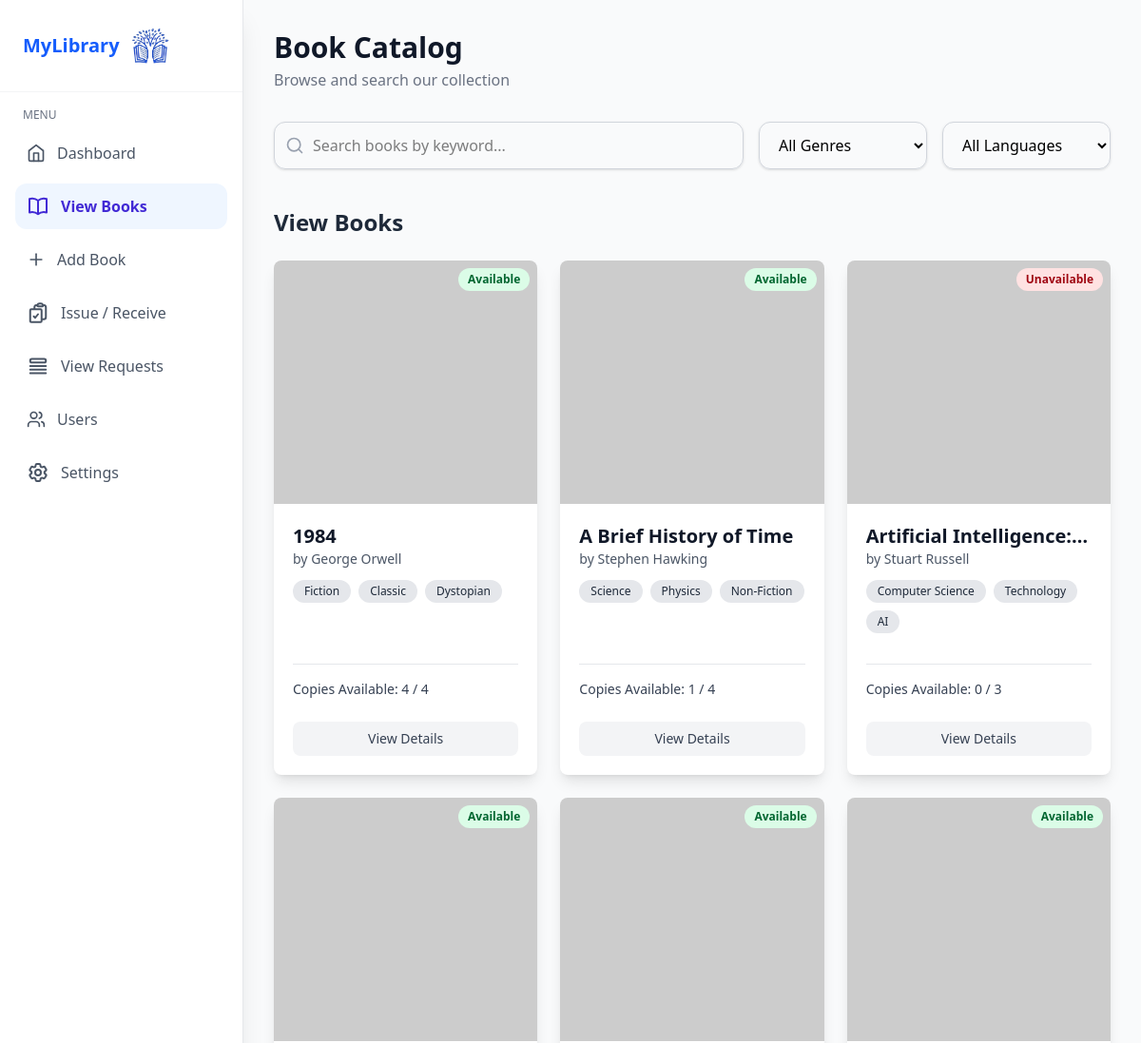
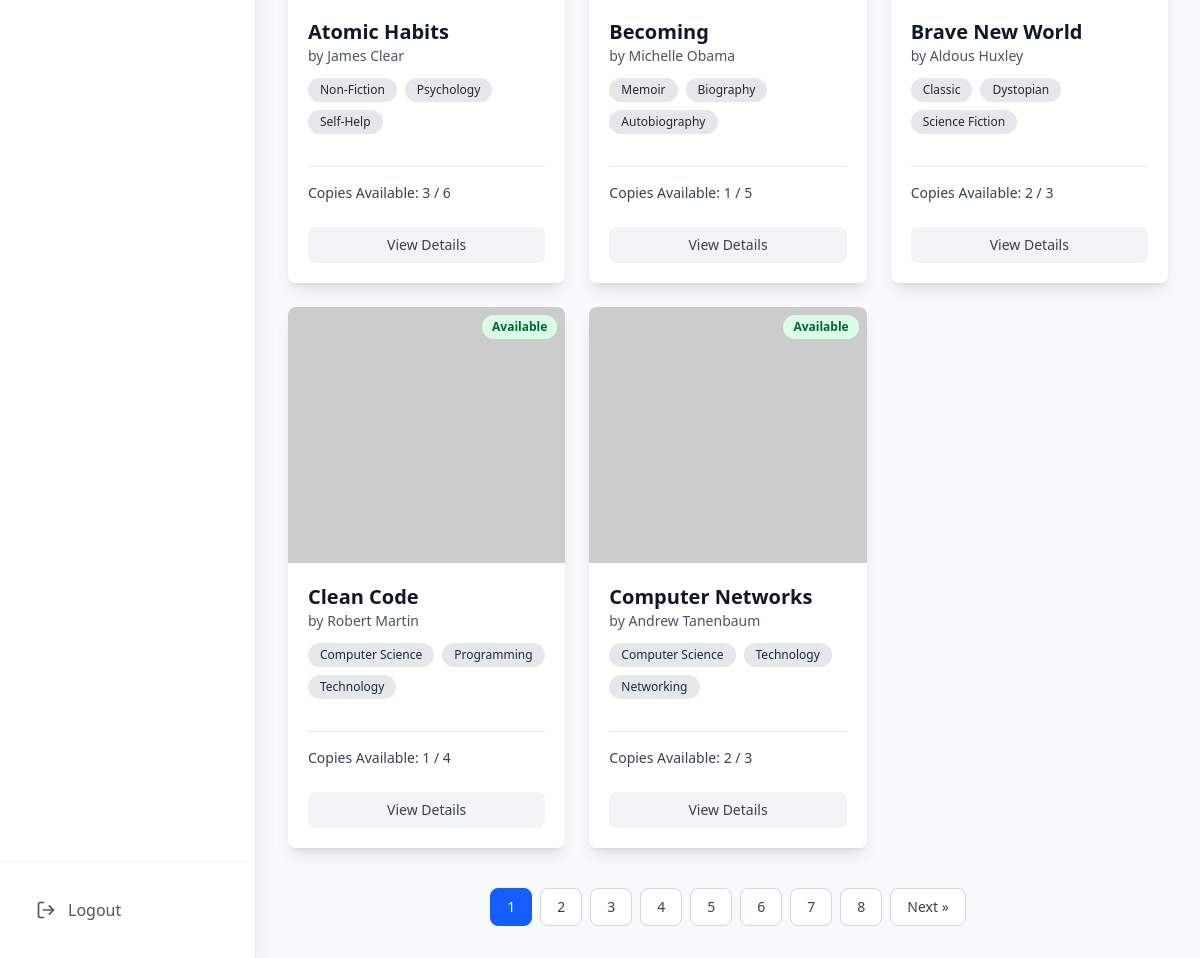
The app's page /books/ (signed in) with its own data (2 pictures, top to bottom).
### library_db/models.py (models this page shows, shortened)
class Book(models.Model):
    book_id = models.AutoField(primary_key=True)
    isbn = models.CharField(max_length=20, unique=True)
    title = models.CharField(max_length=255)
    author = models.CharField(max_length=100)
    genre = models.ManyToManyField(Genre, related_name='books')
    language = models.ForeignKey(Language, on_delete=models.CASCADE, related_name='books', null=True)
    description = models.TextField(blank=True, null=True)
    image_url = models.URLField(max_length=500, blank=True, null=True)
    total_copies = models.IntegerField()
    available_copies = models.IntegerField()
    def genre_display(self):
      return ', '.join(genre.genre_name for genre in self.genre.all())
    genre_display.short_description = 'Genres'

class Genre(models.Model):
    genre_id = models.AutoField(primary_key=True)
    genre_name = models.CharField(max_length=100, unique=True)

### LMS/views.py (the view)
# urls.py: path('books/', views.books, name='books'),
@admin_login_required
def books(request):
    all_books_list = Book.objects.all().order_by('title')
    paginator = Paginator(all_books_list, 8)
    page_number = request.GET.get('page')
    books_page_obj = paginator.get_page(page_number)
    context = {
        'books_page': books_page_obj,
        'all_genres': Genre.objects.all().order_by('genre_name'),
        'all_languages': Language.objects.all().order_by('language_name'),
    }
    return render(request, 'admin/books.html', context)

### LMS/views.py (called while the page is built)
def admin_login_required(view_func):
    @wraps(view_func)
    def wrapper(request, *args, **kwargs):
        if not request.session.get('admin_id'):
            return redirect('admin_login')
        return view_func(request, *args, **kwargs)
    return wrapper

### templates/admin/books.html (shortened to what this page needs)
{% extends "base.html" %}
{% load static %}
{% block content %}
<div class="flex-1 ml-0 md:ml-64 main-content-scroll bg-gray-50">
    <main class="p-4 md:p-8">
        <h1 class="text-3xl font-bold text-gray-900 mb-1">Book Catalog</h1>
        <p class="text-gray-500 mb-8">Browse and search our collection</p>
        <form id="filter-form" class="flex flex-col md:flex-row gap-4 mb-10 items-center text-black">
            <div class="relative flex-grow w-full md:w-auto">
                <input type="text" id="search-input" name="search" placeholder="Search books by keyword..."
                    class="w-full pl-10 pr-4 py-3 border border-gray-300 rounded-xl focus:outline-none focus:ring-2 focus:ring-blue-500 shadow-sm">
                <svg class="absolute left-3 top-1/2 transform -translate-y-1/2 w-5 h-5 text-gray-400"
                    xmlns="http://www.w3.org/2000/svg" viewBox="0 0 24 24" fill="none" stroke="currentColor"
                    stroke-width="2" stroke-linecap="round" stroke-linejoin="round">
                    <circle cx="11" cy="11" r="8"></circle>
                    <path d="m21 21-4.3-4.3"></path>
                </svg>
            </div>
            <div class="flex gap-4 w-full md:w-auto">
                <select id="genre-filter" name="genre"
                    class="py-3 px-4 border border-gray-300 rounded-xl focus:outline-none focus:ring-2 focus:ring-blue-500 shadow-sm w-full">
                    <option value="">All Genres</option>
                </select>
                <select id="language-filter" name="language"
                    class="py-3 px-4 border border-gray-300 rounded-xl focus:outline-none focus:ring-2 focus:ring-blue-500 shadow-sm w-full">
                    <option value="">All Languages</option>
                </select>
            </div>
        </form>
        <h2 class="text-2xl font-bold text-gray-800 mb-6">View Books</h2>
        <div id="book-grid-container">
            {% include "partials/book_grid_content.html" %}
        </div>
    </main>
</div>
{% endblock %}

### templates/partials/book_grid_content.html (shortened to what this page needs)
<div id="book-grid" class="grid grid-cols-1 sm:grid-cols-2 lg:grid-cols-3 xl:grid-cols-4 gap-6">
    {% for book in books_page %}
    <div class="bg-white rounded-lg shadow-lg overflow-hidden flex flex-col group transition-transform duration-300 ease-in-out hover:-translate-y-2">
        <div class="relative">
            {% if book.available_copies > 0 %}
            <span class="absolute top-2 right-2 bg-green-100 text-green-800 text-xs font-semibold px-2.5 py-1 rounded-full">Available</span>
            {% else %}
            <span class="absolute top-2 right-2 bg-red-100 text-red-800 text-xs font-semibold px-2.5 py-1 rounded-full">Unavailable</span>
            {% endif %}
            <img class="w-full h-64 object-cover" src="https://placehold.co/400x600/1F2937/FFFFFF?text={{ book.title|urlencode }}" alt="Cover of {{ book.title }}">
        </div>
        <div class="p-5 flex flex-col flex-grow">
            <h3 class="text-xl font-bold text-gray-900 truncate">{{ book.title }}</h3>
            <p class="text-sm text-gray-600 mb-3">by {{ book.author }}</p>
            <div class="flex flex-wrap gap-2 mb-4">
                {% for genre in book.genre.all %}<span class="bg-gray-200 text-gray-800 text-xs font-medium px-3 py-1 rounded-full">{{ genre.genre_name }}</span>{% endfor %}
            </div>
            <div class="flex-grow"></div>
            <div class="mt-4 pt-4 border-t border-gray-200">
                <p id="copies-{{ book.pk }}" class="text-sm text-gray-700 font-medium mb-3">Copies Available: {{ book.available_copies }} / {{ book.total_copies }}</p>
            </div>
            <div class="flex gap-3 mt-3">
                <button
                    class="flex-1 py-2 text-sm text-gray-700 bg-gray-100 rounded-lg hover:bg-gray-200 transition duration-150"
                >
                    <a href="{% url 'details' book.book_id %}">
                        View Details
                    </a>
                </button>
            </div>
        </div>
    </div>
    {% empty %}
    <p class="col-span-full text-center text-gray-500 py-10">No books found matching your criteria.</p>
    {% endfor %}
</div>
<div id="pagination-container">
    {% if books_page.paginator.num_pages > 1 %}
    <div class="flex justify-center items-center mt-10 space-x-2">
        {% for num in books_page.paginator.page_range %}
            {% if books_page.number == num %}<a href="?page={{ num }}" class="pagination-link px-4 py-2 text-sm font-medium text-white bg-blue-600 border border-blue-600 rounded-lg z-10">{{ num }}</a>
            {% else %}<a href="?page={{ num }}" class="pagination-link px-4 py-2 text-sm font-medium text-gray-700 bg-white border border-gray-300 rounded-lg hover:bg-gray-100">{{ num }}</a>{% endif %}
        {% endfor %}
        {% if books_page.has_next %}<a href="?page={{ books_page.next_page_number }}" class="pagination-link px-4 py-2 text-sm font-medium text-gray-700 bg-white border border-gray-300 rounded-lg hover:bg-gray-100">Next &raquo;</a>{% endif %}
    </div>
    {% endif %}
</div>

### templates/base.html (style rules this page uses)
html, body, #app-container { height: 100%; overflow: hidden; }
.main-content-scroll { overflow-y: auto; height: 100vh; }

### records on screen
Book: shows "Available", title "1984", author "George Orwell", available_copies "4", total_copies "4"
Genre: genre_name "Fiction"
Genre: genre_name "Classic"
Genre: genre_name "Dystopian"
Book: shows "Available", title "A Brief History of Time", author "Stephen Hawking", available_copies "1", total_copies "4"
Genre: genre_name "Science"
Genre: genre_name "Physics"
Genre: genre_name "Non-Fiction"
Book: shows "Unavailable", title "Artificial Intelligence:…", author "Stuart Russell", available_copies "0", total_copies "3"
Genre: genre_name "Computer Science"
Genre: genre_name "Technology"
Genre: genre_name "AI"
Book: shows "Available", title "Atomic Habits", author "James Clear", available_copies "3", total_copies "6"
Genre: genre_name "Psychology"
Genre: genre_name "Self-Help"
Book: shows "Available", title "Becoming", author "Michelle Obama", available_copies "1", total_copies "5"
Genre: genre_name "Memoir"
Genre: genre_name "Biography"
Genre: genre_name "Autobiography"
Book: shows "Available", title "Brave New World", author "Aldous Huxley", available_copies "2", total_copies "3"
Genre: genre_name "Science Fiction"
Book: shows "Available", title "Clean Code", author "Robert Martin", available_copies "1", total_copies "4"
Genre: genre_name "Programming"
Book: shows "Available", title "Computer Networks", author "Andrew Tanenbaum", available_copies "2", total_copies "3"
Genre: genre_name "Networking"

### other values on screen
{{ num }} "1"
{{ num }} "2" "3" "4" "5" "6" "7" "8"
